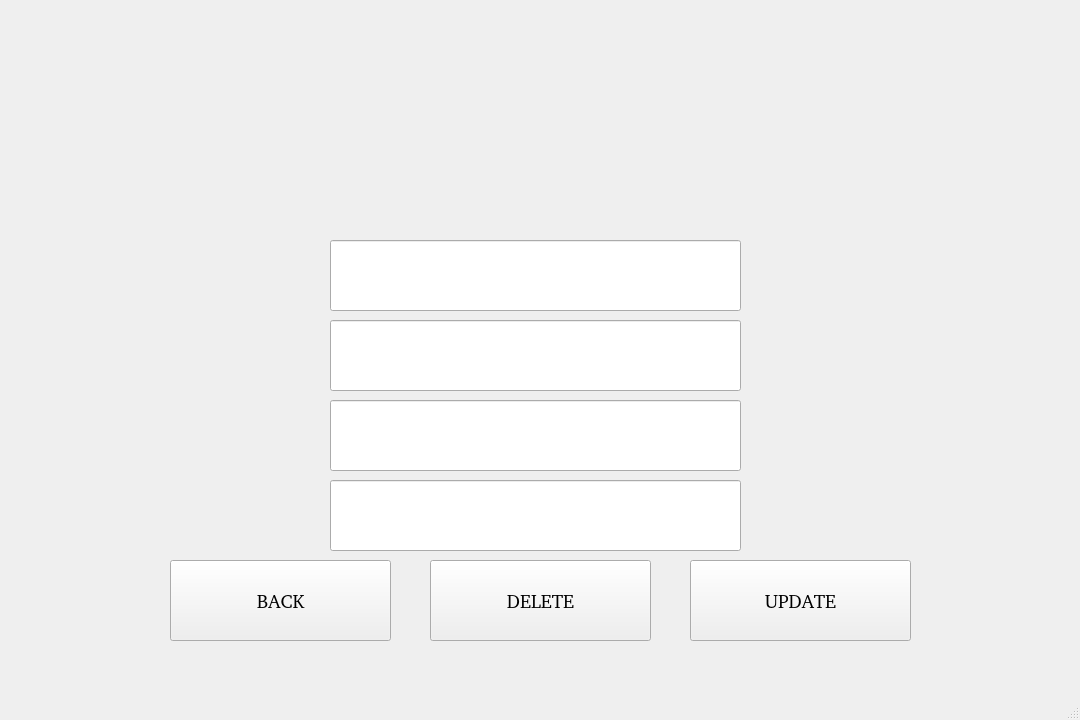
<?xml version="1.0" encoding="UTF-8"?>
<ui version="4.0">
 <class>GestionCommande</class>
 <widget class="QMainWindow" name="GestionCommande">
  <property name="geometry">
   <rect>
    <x>0</x>
    <y>0</y>
    <width>1080</width>
    <height>720</height>
   </rect>
  </property>
  <property name="windowTitle">
   <string>MainWindow</string>
  </property>
  <widget class="QWidget" name="centralwidget">
   <widget class="QStackedWidget" name="StackedWidgetCommande">
    <property name="geometry">
     <rect>
      <x>0</x>
      <y>0</y>
      <width>1080</width>
      <height>720</height>
     </rect>
    </property>
    <property name="currentIndex">
     <number>1</number>
    </property>
    <widget class="QWidget" name="CRUD_1">
     <widget class="QLineEdit" name="BarreRechercheCommande">
      <property name="geometry">
       <rect>
        <x>40</x>
        <y>230</y>
        <width>681</width>
        <height>51</height>
       </rect>
      </property>
      <property name="font">
       <font>
        <family>Lemon/Milk</family>
        <pointsize>14</pointsize>
       </font>
      </property>
     </widget>
     <widget class="QTableWidget" name="ListeCommande">
      <property name="geometry">
       <rect>
        <x>40</x>
        <y>300</y>
        <width>1001</width>
        <height>291</height>
       </rect>
      </property>
      <property name="font">
       <font>
        <family>Lemon/Milk</family>
        <pointsize>10</pointsize>
       </font>
      </property>
      <property name="editTriggers">
       <set>QAbstractItemView::NoEditTriggers</set>
      </property>
     </widget>
     <widget class="QPushButton" name="RechercheCommande">
      <property name="geometry">
       <rect>
        <x>740</x>
        <y>230</y>
        <width>101</width>
        <height>51</height>
       </rect>
      </property>
      <property name="font">
       <font>
        <family>Lemon/Milk</family>
        <pointsize>10</pointsize>
       </font>
      </property>
      <property name="text">
       <string>Recherche</string>
      </property>
     </widget>
     <widget class="QPushButton" name="Statistique">
      <property name="geometry">
       <rect>
        <x>40</x>
        <y>620</y>
        <width>501</width>
        <height>61</height>
       </rect>
      </property>
      <property name="font">
       <font>
        <family>Lemon/Milk</family>
        <pointsize>14</pointsize>
       </font>
      </property>
      <property name="text">
       <string>STATISTIQUE</string>
      </property>
      <property name="autoDefault">
       <bool>true</bool>
      </property>
      <property name="default">
       <bool>true</bool>
      </property>
     </widget>
     <widget class="QLabel" name="BG_CRUD_1">
      <property name="geometry">
       <rect>
        <x>0</x>
        <y>0</y>
        <width>1080</width>
        <height>720</height>
       </rect>
      </property>
      <property name="text">
       <string/>
      </property>
      <property name="pixmap">
       <pixmap>../../Graphique Qt/Sans titre - 1.png</pixmap>
      </property>
     </widget>
     <widget class="QPushButton" name="Imprimer">
      <property name="geometry">
       <rect>
        <x>544</x>
        <y>620</y>
        <width>501</width>
        <height>61</height>
       </rect>
      </property>
      <property name="font">
       <font>
        <family>Lemon/Milk</family>
        <pointsize>14</pointsize>
       </font>
      </property>
      <property name="text">
       <string>IMPRIMER</string>
      </property>
      <property name="autoDefault">
       <bool>true</bool>
      </property>
      <property name="default">
       <bool>true</bool>
      </property>
     </widget>
     <widget class="QPushButton" name="TriButton">
      <property name="geometry">
       <rect>
        <x>850</x>
        <y>230</y>
        <width>101</width>
        <height>51</height>
       </rect>
      </property>
      <property name="font">
       <font>
        <family>Lemon/Milk</family>
        <pointsize>10</pointsize>
       </font>
      </property>
      <property name="text">
       <string>TRI</string>
      </property>
     </widget>
     <widget class="QCheckBox" name="TriNom">
      <property name="geometry">
       <rect>
        <x>960</x>
        <y>260</y>
        <width>91</width>
        <height>16</height>
       </rect>
      </property>
      <property name="font">
       <font>
        <family>Lemon/Milk</family>
        <pointsize>10</pointsize>
       </font>
      </property>
      <property name="styleSheet">
       <string notr="true">color: rgb(245, 128, 32);</string>
      </property>
      <property name="text">
       <string>Nom</string>
      </property>
     </widget>
     <widget class="QCheckBox" name="TriDate">
      <property name="geometry">
       <rect>
        <x>960</x>
        <y>230</y>
        <width>91</width>
        <height>16</height>
       </rect>
      </property>
      <property name="font">
       <font>
        <family>Lemon/Milk</family>
        <pointsize>10</pointsize>
       </font>
      </property>
      <property name="styleSheet">
       <string notr="true">color: rgb(245, 128, 32);</string>
      </property>
      <property name="text">
       <string>Date</string>
      </property>
     </widget>
     <zorder>BG_CRUD_1</zorder>
     <zorder>BarreRechercheCommande</zorder>
     <zorder>ListeCommande</zorder>
     <zorder>RechercheCommande</zorder>
     <zorder>Statistique</zorder>
     <zorder>Imprimer</zorder>
     <zorder>TriButton</zorder>
     <zorder>TriNom</zorder>
     <zorder>TriDate</zorder>
    </widget>
    <widget class="QWidget" name="CRUD_2">
     <widget class="QPushButton" name="DeleteButton">
      <property name="geometry">
       <rect>
        <x>430</x>
        <y>560</y>
        <width>221</width>
        <height>81</height>
       </rect>
      </property>
      <property name="font">
       <font>
        <family>Lemon/Milk</family>
        <pointsize>14</pointsize>
       </font>
      </property>
      <property name="text">
       <string>DELETE</string>
      </property>
     </widget>
     <widget class="QPushButton" name="UpdateButton">
      <property name="geometry">
       <rect>
        <x>690</x>
        <y>560</y>
        <width>221</width>
        <height>81</height>
       </rect>
      </property>
      <property name="font">
       <font>
        <family>Lemon/Milk</family>
        <pointsize>14</pointsize>
       </font>
      </property>
      <property name="text">
       <string>UPDATE</string>
      </property>
     </widget>
     <widget class="QLineEdit" name="CinClientCRUD">
      <property name="geometry">
       <rect>
        <x>330</x>
        <y>320</y>
        <width>411</width>
        <height>71</height>
       </rect>
      </property>
      <property name="font">
       <font>
        <family>Lemon/Milk</family>
        <pointsize>14</pointsize>
       </font>
      </property>
      <property name="text">
       <string/>
      </property>
      <property name="alignment">
       <set>Qt::AlignCenter</set>
      </property>
      <property name="readOnly">
       <bool>true</bool>
      </property>
     </widget>
     <widget class="QLineEdit" name="ReferenceProduitCRUD">
      <property name="geometry">
       <rect>
        <x>330</x>
        <y>400</y>
        <width>411</width>
        <height>71</height>
       </rect>
      </property>
      <property name="font">
       <font>
        <family>Lemon/Milk</family>
        <pointsize>14</pointsize>
       </font>
      </property>
      <property name="text">
       <string/>
      </property>
      <property name="alignment">
       <set>Qt::AlignCenter</set>
      </property>
      <property name="readOnly">
       <bool>true</bool>
      </property>
     </widget>
     <widget class="QLabel" name="BG_CRUD_2">
      <property name="geometry">
       <rect>
        <x>0</x>
        <y>0</y>
        <width>1080</width>
        <height>720</height>
       </rect>
      </property>
      <property name="text">
       <string/>
      </property>
      <property name="pixmap">
       <pixmap>../../Graphique Qt/Sans titre - 1.png</pixmap>
      </property>
     </widget>
     <widget class="QLineEdit" name="Test">
      <property name="geometry">
       <rect>
        <x>330</x>
        <y>480</y>
        <width>411</width>
        <height>71</height>
       </rect>
      </property>
      <property name="font">
       <font>
        <family>Lemon/Milk</family>
        <pointsize>14</pointsize>
       </font>
      </property>
      <property name="text">
       <string/>
      </property>
      <property name="alignment">
       <set>Qt::AlignCenter</set>
      </property>
     </widget>
     <widget class="QPushButton" name="Back">
      <property name="geometry">
       <rect>
        <x>170</x>
        <y>560</y>
        <width>221</width>
        <height>81</height>
       </rect>
      </property>
      <property name="font">
       <font>
        <family>Lemon/Milk</family>
        <pointsize>14</pointsize>
       </font>
      </property>
      <property name="text">
       <string>BACK</string>
      </property>
     </widget>
     <widget class="QLineEdit" name="NumeroCRUD">
      <property name="geometry">
       <rect>
        <x>330</x>
        <y>240</y>
        <width>411</width>
        <height>71</height>
       </rect>
      </property>
      <property name="font">
       <font>
        <family>Lemon/Milk</family>
        <pointsize>14</pointsize>
       </font>
      </property>
      <property name="text">
       <string/>
      </property>
      <property name="alignment">
       <set>Qt::AlignCenter</set>
      </property>
      <property name="readOnly">
       <bool>true</bool>
      </property>
     </widget>
     <zorder>BG_CRUD_2</zorder>
     <zorder>DeleteButton</zorder>
     <zorder>UpdateButton</zorder>
     <zorder>CinClientCRUD</zorder>
     <zorder>ReferenceProduitCRUD</zorder>
     <zorder>Test</zorder>
     <zorder>Back</zorder>
     <zorder>NumeroCRUD</zorder>
    </widget>
   </widget>
  </widget>
  <widget class="QMenuBar" name="menubar">
   <property name="geometry">
    <rect>
     <x>0</x>
     <y>0</y>
     <width>1080</width>
     <height>21</height>
    </rect>
   </property>
  </widget>
  <widget class="QStatusBar" name="statusbar"/>
 </widget>
 <resources/>
 <connections/>
</ui>
